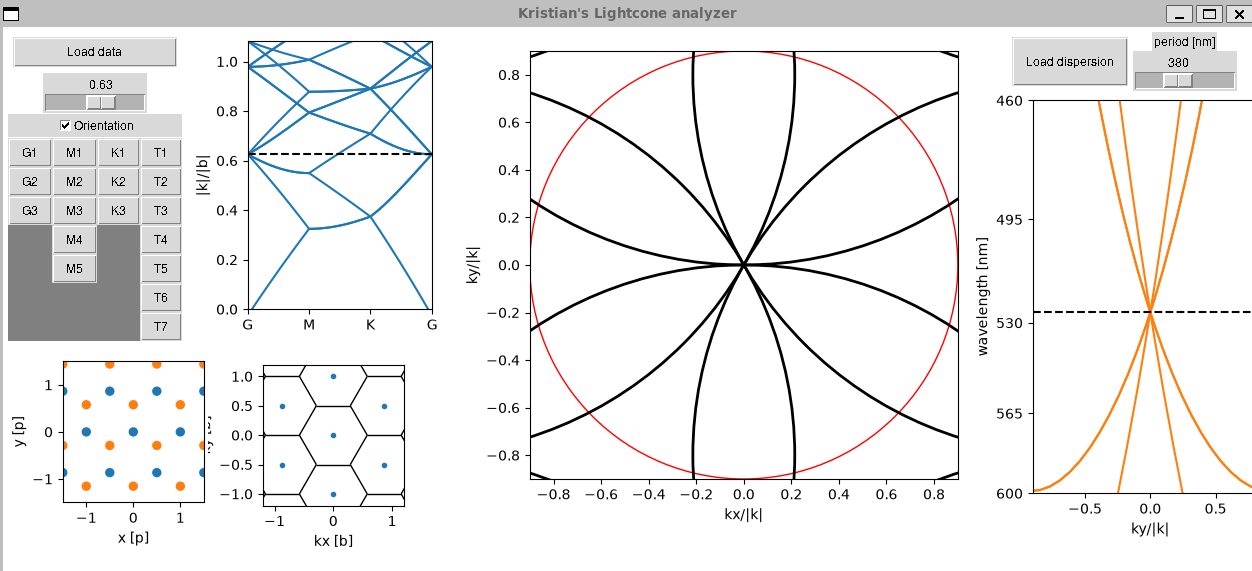
#> input picture Pictures/overlay.png, 1252 x 571 px
$ python -i Data_cropper.py   (imports and definitions only)
#> lines starting #> are read from the running program, lines starting #| are printed output that depends on the picture; after the words box and inside, x2 and y2 are one past the last pixel; in counts of white or black regions, pixels touching at a corner belong together
# -*- coding: utf-8 -*-
"""
Created on Mon Sep 21 16:14:36 2026

@author: ARJASK
"""

import numpy as np

from PIL import Image

import cv2

def find_circle_coords(img,rad = 710):
    out = img.copy()
    out = out.convert('L')
    out = np.asarray(out)
    blur = cv2.medianBlur(out,3)
    #return blur
    thr = np.average(out)
    blur[blur > thr] = 255
    blur[blur <= thr] = 0

    circles = cv2.HoughCircles(
        blur,
        cv2.HOUGH_GRADIENT,
        dp=2,
        minDist=100,
        param1=300,
        param2=40,
        minRadius=650,
        maxRadius=750
    )

    if circles is None:
        print("No circles found")
    if circles is not None:
        if len(circles) == 1:
            x,y,r = circles[0][0]
            return x,y,r
        else:
            print("{} circles found".format(len(circles)))

    return None

def crop(im, cent, rad):
    x1 = cent[0] - rad
    x2 = cent[0] + rad
    y1 = cent[1] - rad
    y2 = cent[1] + rad

    out = im.copy()
    return out.crop((x1,y1,x2,y2))

def get_img_np(fnam, r = 720):
#> called with fnam = 'Pictures/overlay.png', r = 720
    img = Image.open(fnam)
#> img is the input picture: PIL image 1252x571 RGBA; mean R, G, B, A 238, 237.2, 236.9, 255
    x,y,r2 = find_circle_coords(img)
#> in find_circle_coords, `out = out.convert('L')`:
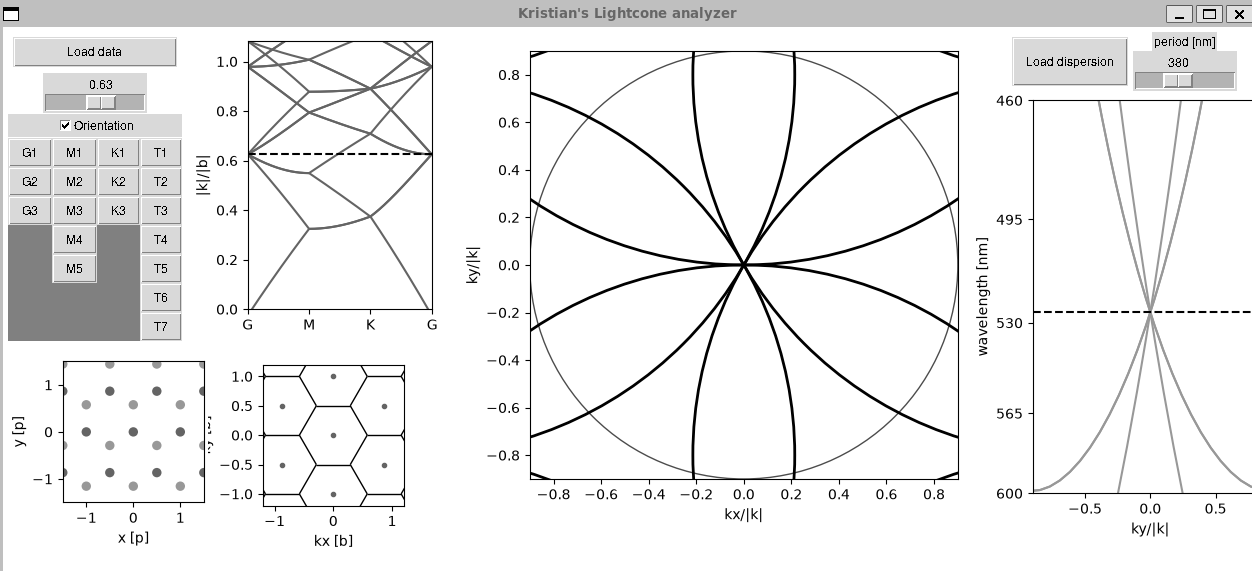
#> out: PIL image 1252x571 L; min 0, max 255, mean 237.4
#> in find_circle_coords, `blur = cv2.medianBlur(out,3)`:
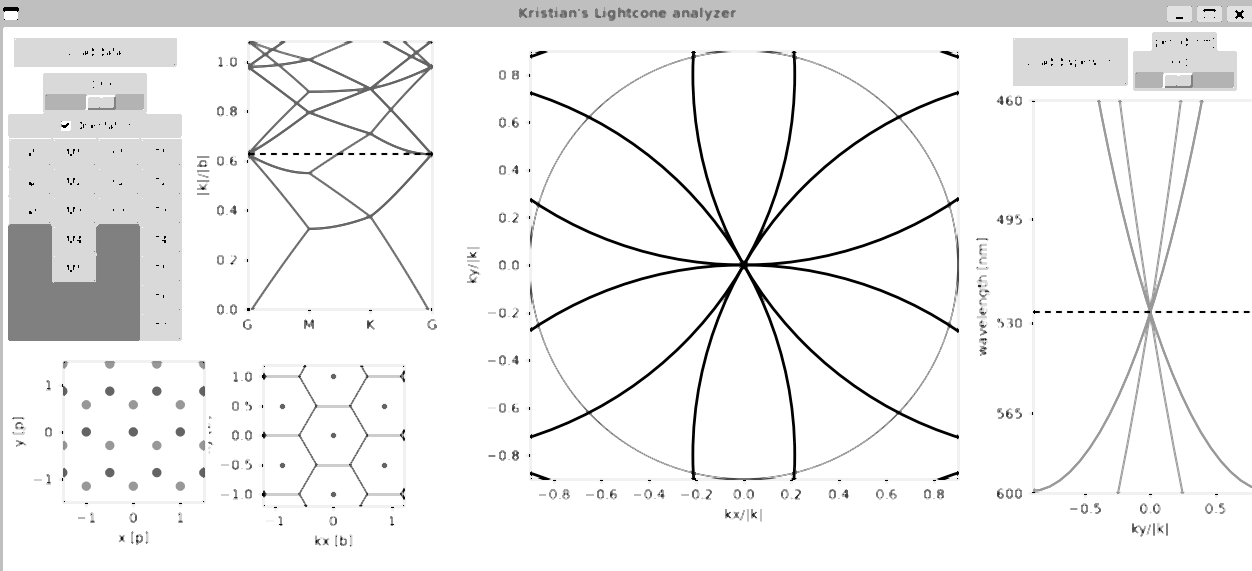
#> blur: shape (571, 1252); min 0, max 255, mean 240.1
#> in find_circle_coords, `thr = np.average(out)`: thr = 237.4
#> in find_circle_coords, `blur[blur > thr] = 255`: blur: shape (571, 1252); 2.46% of pixels changed, all inside (x1, y1, x2, y2) = (12, 40, 1252, 546)
#> in find_circle_coords, `blur[blur <= thr] = 0`:
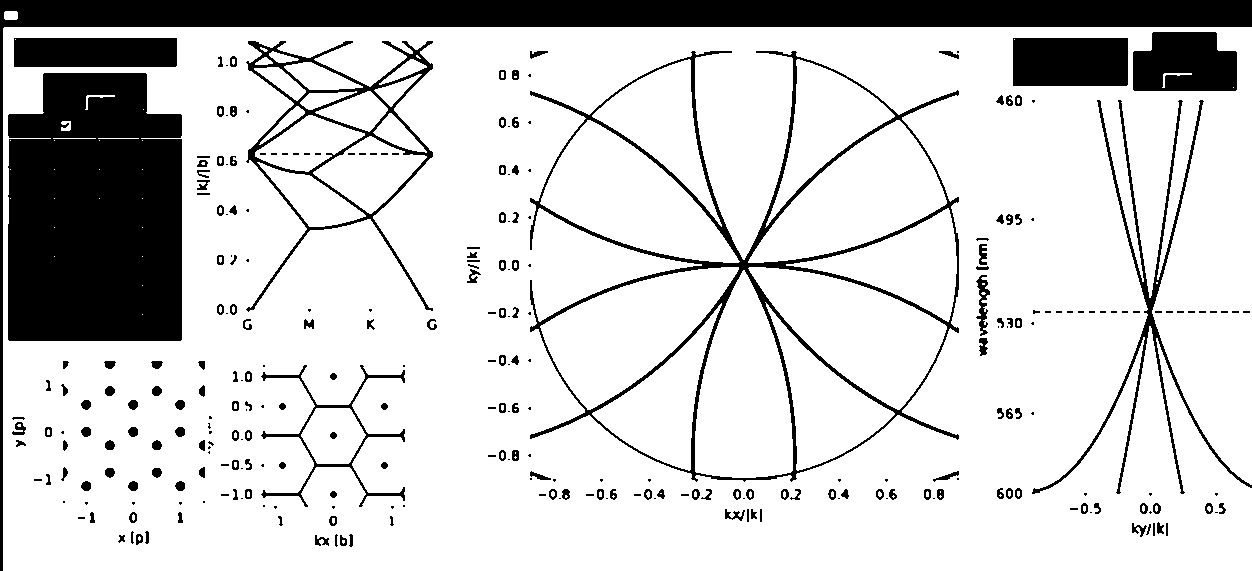
#> blur: shape (571, 1252); 81.9% white; 296 black regions (124 under 20 px), largest, box (x1, y1, x2, y2) and area: (8, 73, 182, 341) 43318, (0, 0, 1252, 571) 35315, (530, 51, 959, 482) 13136
#> in find_circle_coords, `circles = cv2.HoughCircles( blur, cv2.HOUGH_GRADIENT, dp=2, minDist=10..`: circles = [[881, 537, 652], [85, 495, 709.2], [485, 509, 689.4], [905, 163, 724.4]]
#> in find_circle_coords, `x,y,r = circles[0][0]`: x = 881; y = 537; r = 652
#> x = 881; y = 537; r2 = 652
    cr = np.asarray(crop(img,(x,y),r).convert('L'))
#> in crop, `x1 = cent[0] - rad`: x1 = 161
#> in crop, `x2 = cent[0] + rad`: x2 = 1601
#> in crop, `y1 = cent[1] - rad`: y1 = -183
#> in crop, `y2 = cent[1] + rad`: y2 = 1257
#> in crop, `return out.crop((x1,y1,x2,y2))`:
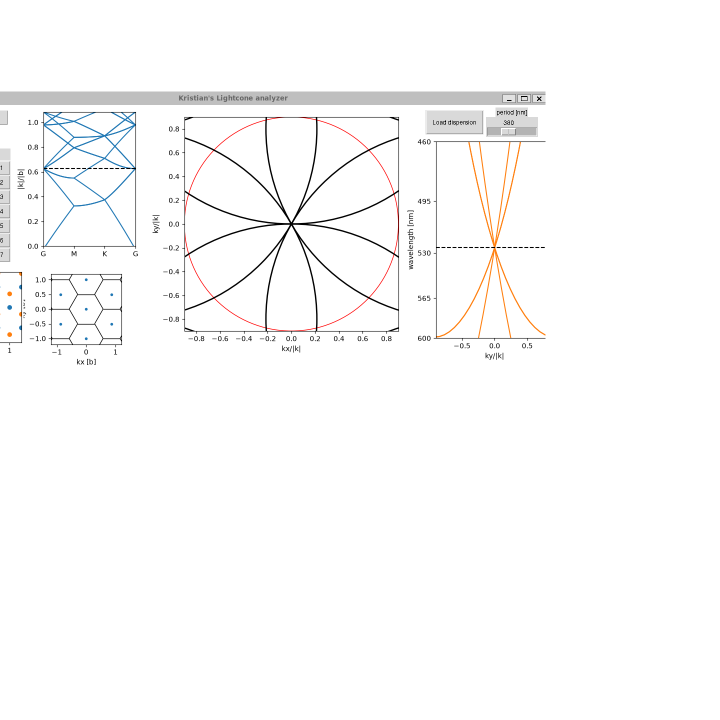
#> returned value: PIL image 1440x1440 RGBA (shown at 1/2 size); mean R, G, B, A 72.5, 72.3, 72.2, 76.6; transparent parts drawn white
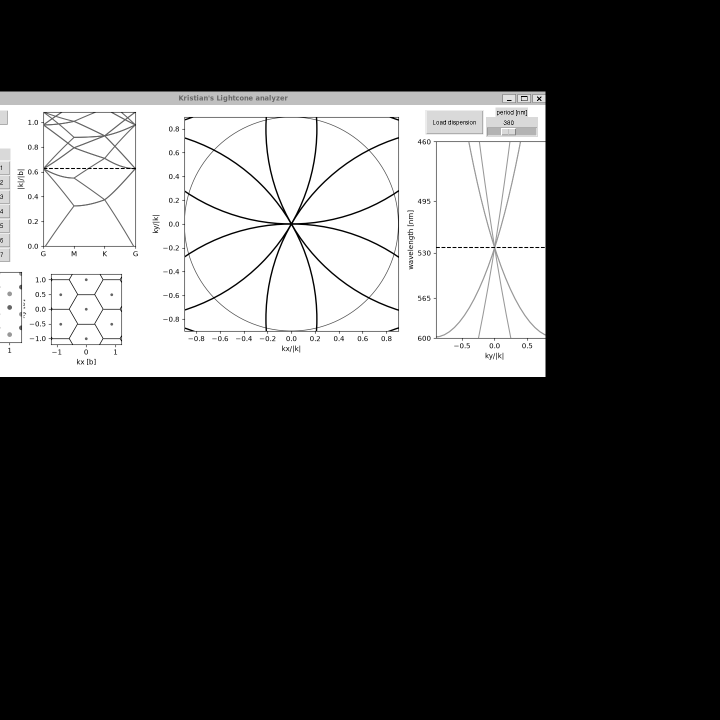
#> cr: shape (1440, 1440) (shown at 1/2 size); min 0, max 255, mean 72.4
    return cr


def crop_rectangle_data(fnam):
    # Finds biggest rectangle in image and crops it
    img = cv2.imread(fnam)
    gray = cv2.cvtColor(img, cv2.COLOR_BGR2GRAY)
    _, binary_image = cv2.threshold(gray, 150, 255, cv2.THRESH_BINARY)
    all_contours, hierarchy = cv2.findContours(
        binary_image, cv2.RETR_LIST, cv2.CHAIN_APPROX_SIMPLE
    )
    RR = []
    N,M,_ = img.shape
    for c in all_contours:
        perimeter = cv2.arcLength(c, True)
        approx = cv2.approxPolyDP(c, 0.02*perimeter, True)
        if len(approx) == 4:
            x,y,w,h = cv2.boundingRect(approx)
            if w > 0.95*M and h > 0.95*N:
                continue
            RR.append((x,y,w,h,w*h))
    RR = np.array(RR)
    idx = np.argsort(-RR[:,-1])
    RR = RR[idx]
    x,y,w,h,a = RR[0]
    return np.array(gray[y:y+h,x:x+w])

>>> result = get_img_np('Pictures/overlay.png')
